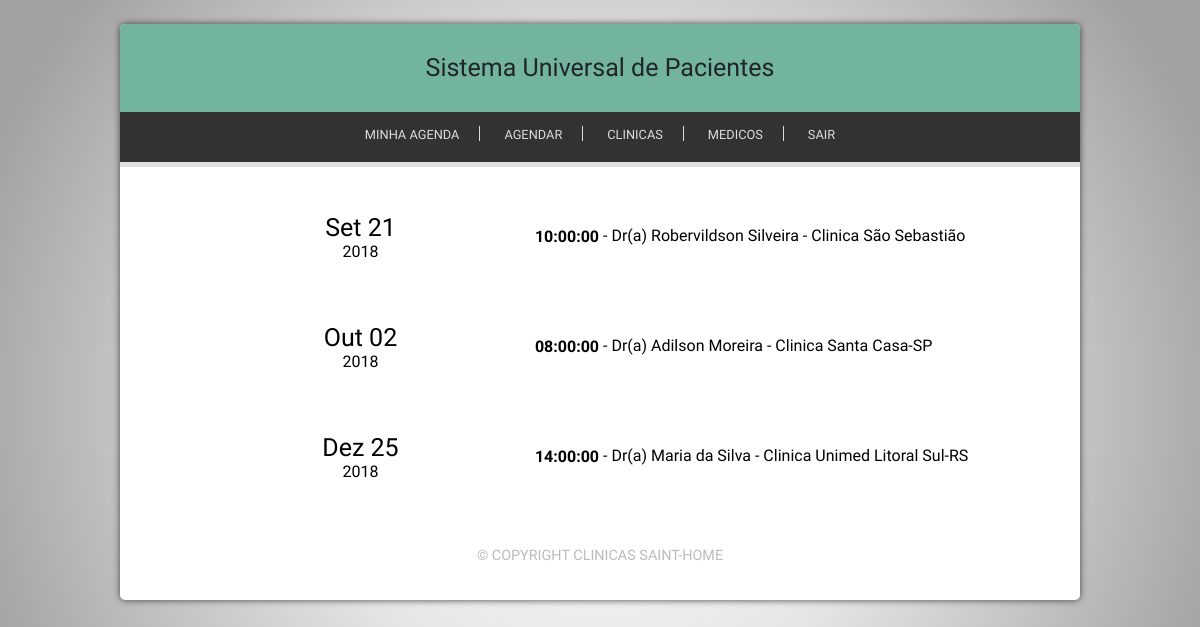
/SistemaAdmin/index.php/paciente/agenda, run on the app's committed database.
### tables this page shows
CREATE TABLE consulta ( crm_medico VARCHAR(15),
                        cpf_paciente VARCHAR(14),
                        horario TIME,
                        data DATE,
                        cnpj_clinica VARCHAR(20),
                        diagnostico VARCHAR(100),
                        receita VARCHAR(128),
                        PRIMARY KEY (data, horario),
                        FOREIGN KEY (crm_medico) REFERENCES medico(crm),
                        FOREIGN KEY (cpf_paciente) REFERENCES paciente(cpf),
                        FOREIGN KEY (cnpj_clinica) REFERENCES clinica(cnpj)
);

CREATE TABLE medico (	crm VARCHAR(15),
						cpf VARCHAR(14),
						nome VARCHAR(50),
                        data_nas DATE,
                        email VARCHAR(150),
                        endereco VARCHAR(100),
                        telefone VARCHAR(50),
                        especialidade VARCHAR(30),
                        usuario VARCHAR(256),
                        senha VARCHAR(256),
						PRIMARY KEY (crm)
);

CREATE TABLE clinica (	cnpj VARCHAR(20),
						nome VARCHAR(50),
                        nome_gerente VARCHAR(50),
                        endereco VARCHAR(100),
                        telefone VARCHAR(50),
						PRIMARY KEY (cnpj)
);

### SistemaAdmin/application/models/Paciente_model.php (called while the page is built, shortened)
<?php
class Paciente_model extends CI_Model {
    public function get_agenda($cpf) {
        $this->db->select('data, horario, medico.nome AS nome_medico, clinica.nome AS nome_clinica');
        $this->db->from('paciente');
        $this->db->join('consulta', 'paciente.cpf = consulta.cpf_paciente');
        $this->db->join('medico', 'medico.crm = consulta.crm_medico');
        $this->db->join('clinica', 'clinica.cnpj = consulta.cnpj_clinica');
        $query = $this->db->get();
        return $query;
    }
}
?>

### SistemaAdmin/application/controllers/paciente/Agenda.php (called while the page is built, shortened)
<?php
class Agenda extends CI_Controller {
	public function __construct() {
        $this->load->model('Consulta_model');
        $this->load->model('Paciente_model');
	}
	public function index() {
        $dados_consulta['query'] = $this->Paciente_model->get_agenda($this->session->userdata('usuario'));
		$this->load->view('paciente/agenda', $dados_consulta);
	}
}

### SistemaAdmin/index.php (called while the page is built, shortened)
<?php
require_once BASEPATH.'core/CodeIgniter.php';

### SistemaAdmin/application/views/paciente/agenda.php (the view, shortened to what this page needs)
<?php require_once ('application/views/paciente/header.php')?>
<?php
    $NOME_MESES = array(    1 => "Jan",
                            2 => "Fev",
                            3 => "Mar",
                            4 => "Abr",
                            5 => "Mai",
                            6 => "Jun",
                            7 => "Jul",
                            8 => "Ago",
                            9 => "Set",
                            10 => "Out",
                            11 => "Nov",
                            12 => "Dez");
    $datas = array();
    $consultas = array(array());
    foreach($query->result() as $row) {
        if(in_array($row->data, $datas) == false) {
            $datas[] = $row->data;
        }
        $consultas[$row->data][] = $row;
    }
?>
<?php foreach($datas as $data) {
    $data_sepadada = explode("-", $data);
    $dia = $data_sepadada[2];
    $mes = $NOME_MESES[intval($data_sepadada[1])];
    $ano = $data_sepadada[0];
    $consultasNoDia = count($consultas[$data]) + 1;
    echo'
    <table>
        <tr class="coluna-titulo">
            <td rowspan='.$consultasNoDia.'> <span class="letra-mes">'. $mes .' '. $dia .'</span> <br>'. $ano .'</td>
        </tr>';
        foreach($consultas[$data] as $consulta) {
            echo '
            <tr>
                <td width=60%><b>'. $consulta->horario .'</b> - Dr(a) '. $consulta->nome_medico .' - '.$consulta->nome_clinica .'</td>
            </tr>
            ';
        }
    echo'
    </table>
    ';
}
?>
<?php require_once ('application/views/footer.php')?>

### SistemaAdmin/assets/css/style.css (style rules this page uses)
* { margin:0; padding:0; box-sizing:border-box; -webkit-box-sizing:border-box; -moz-box-sizing:border-box; -o-box-sizing:border-box; -ms-box-sizing:border-box; vertical-align:middle; font-family: 'Amiko'; }
html, body { height:100%; background:#ddd url(../img/fundo.png) fixed no-repeat center; background-size:100%; }
body { font-size:1em; font-family: 'rregular'; }
table { width: 800px; border-collapse: collapse; overflow: hidden; box-shadow: 0 0 20px rgba(17, 1, 1, 0.123); color: #000; margin: 30px auto; }
th, td { padding: 15px; background-color: rgba(255, 255, 255, 0.2); }

### SistemaAdmin/assets/css/paciente.css (style rules this page uses)
table { border: 1px solid black; padding: 10px; border-radius: 10px 5px; box-shadow: 0 0 20px rgba(17, 1, 1, 0); }
.coluna-titulo { text-align: center; border-right: 2px solid black; }
.letra-mes { font-size: 25px; }

### data on the page
consulta: horario "10:00:00", crm_medico.nome "Robervildson Silveira", cnpj_clinica.nome "Clinica São Sebastião"
consulta: horario "08:00:00", crm_medico.nome "Adilson Moreira", cnpj_clinica.nome "Clinica Santa Casa-SP"
consulta: horario "14:00:00", crm_medico.nome "Maria da Silva", cnpj_clinica.nome "Clinica Unimed Litoral Sul-RS"

### other printed values
$mes "Set"
$dia "21"
$ano "2018"
$mes "Out"
$dia "02"
$mes "Dez"
$dia "25"
